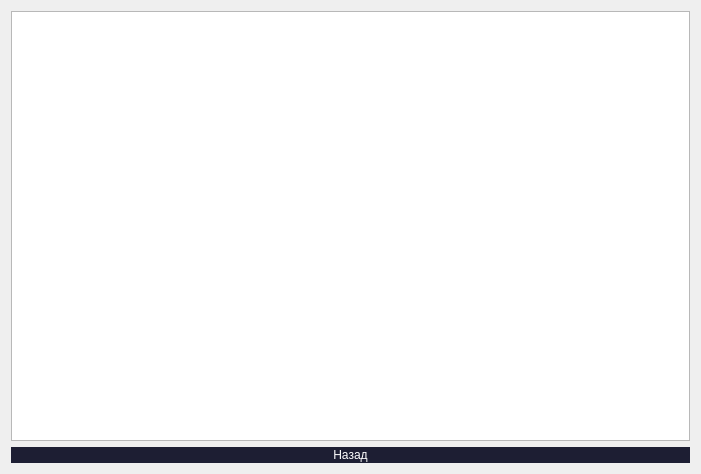
<?xml version="1.0" encoding="UTF-8"?>
<ui version="4.0">
 <class>Order</class>
 <widget class="QWidget" name="Order">
  <property name="geometry">
   <rect>
    <x>0</x>
    <y>0</y>
    <width>701</width>
    <height>474</height>
   </rect>
  </property>
  <property name="windowTitle">
   <string>Form</string>
  </property>
  <layout class="QGridLayout" name="gridLayout">
   <item row="1" column="0">
    <widget class="QTableView" name="tableView"/>
   </item>
   <item row="2" column="0">
    <widget class="QPushButton" name="pushButton">
     <property name="styleSheet">
      <string notr="true">background-color: #1d1e33;
color: #ffffff;
border: 1px solid  #1d1e33;
border-radius: 25px;
font-size: 20px+1vw;</string>
     </property>
     <property name="text">
      <string>Назад</string>
     </property>
    </widget>
   </item>
  </layout>
 </widget>
 <resources/>
 <connections/>
</ui>
